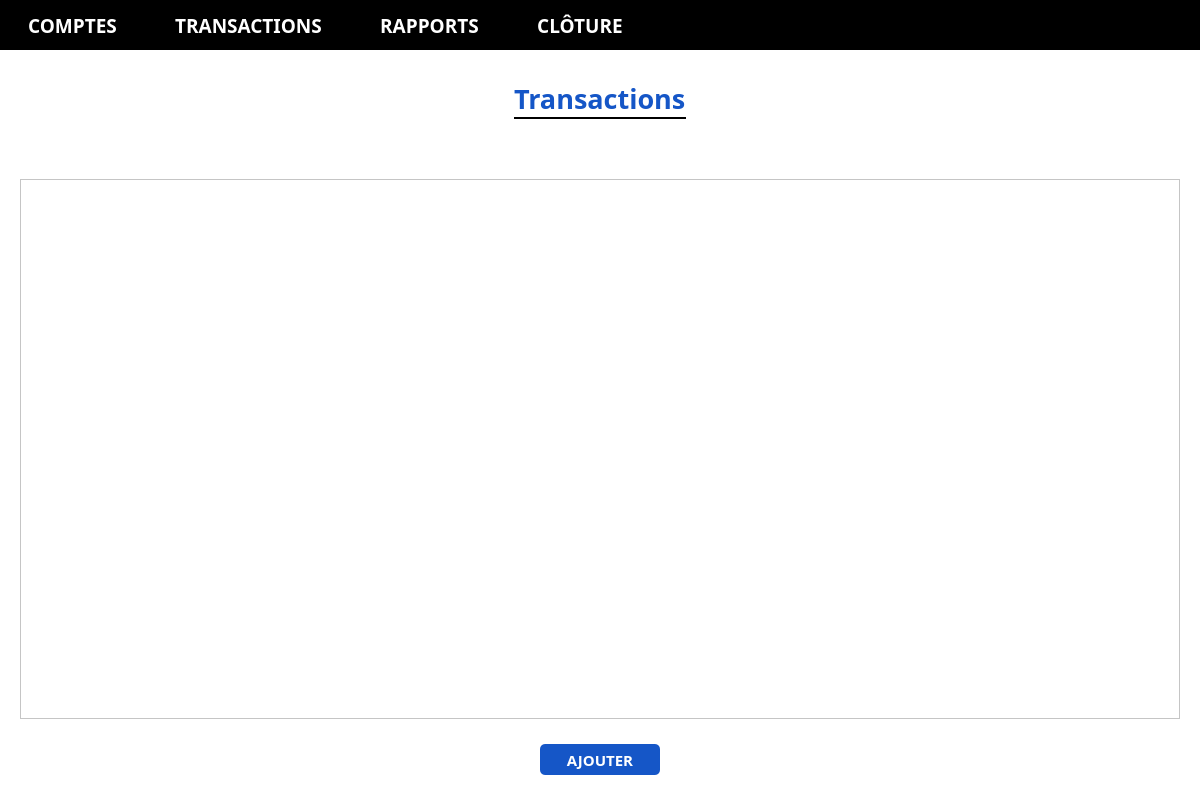
<?xml version="1.0" encoding="UTF-8"?>
<ui version="4.0">
 <class>CompteView</class>
 <widget class="QMainWindow" name="CompteView">
  <property name="geometry">
   <rect>
    <x>0</x>
    <y>0</y>
    <width>1200</width>
    <height>800</height>
   </rect>
  </property>
  <property name="windowTitle">
   <string>MainWindow</string>
  </property>
  <property name="styleSheet">
   <string notr="true">background: #ffffff;</string>
  </property>
  <widget class="QWidget" name="centralwidget">
   <property name="styleSheet">
    <string notr="true">QWidget{
background:#ffffff;
}</string>
   </property>
   <layout class="QGridLayout" name="gridLayout">
    <property name="leftMargin">
     <number>0</number>
    </property>
    <property name="topMargin">
     <number>0</number>
    </property>
    <property name="rightMargin">
     <number>0</number>
    </property>
    <property name="bottomMargin">
     <number>0</number>
    </property>
    <item row="0" column="0">
     <layout class="QVBoxLayout" name="verticalLayout">
      <property name="spacing">
       <number>0</number>
      </property>
      <item>
       <widget class="QWidget" name="widget" native="true">
        <property name="minimumSize">
         <size>
          <width>0</width>
          <height>50</height>
         </size>
        </property>
        <property name="maximumSize">
         <size>
          <width>16777215</width>
          <height>50</height>
         </size>
        </property>
        <property name="styleSheet">
         <string notr="true">background: #000000;</string>
        </property>
        <layout class="QHBoxLayout" name="horizontalLayout_3">
         <property name="bottomMargin">
          <number>9</number>
         </property>
         <item>
          <layout class="QHBoxLayout" name="horizontalLayout_2">
           <property name="spacing">
            <number>50</number>
           </property>
           <property name="leftMargin">
            <number>15</number>
           </property>
           <item>
            <widget class="QPushButton" name="comptes_button">
             <property name="font">
              <font>
               <family>Raleway</family>
               <pointsize>14</pointsize>
               <weight>75</weight>
               <bold>true</bold>
              </font>
             </property>
             <property name="styleSheet">
              <string notr="true">color: #ffffff;</string>
             </property>
             <property name="text">
              <string>COMPTES</string>
             </property>
             <property name="flat">
              <bool>true</bool>
             </property>
            </widget>
           </item>
           <item>
            <widget class="QPushButton" name="transaction_button">
             <property name="font">
              <font>
               <family>Raleway</family>
               <pointsize>14</pointsize>
               <weight>75</weight>
               <bold>true</bold>
              </font>
             </property>
             <property name="styleSheet">
              <string notr="true">color: #ffffff;</string>
             </property>
             <property name="text">
              <string>TRANSACTIONS</string>
             </property>
             <property name="flat">
              <bool>true</bool>
             </property>
            </widget>
           </item>
           <item>
            <widget class="QPushButton" name="rapports_button">
             <property name="font">
              <font>
               <family>Raleway</family>
               <pointsize>14</pointsize>
               <weight>75</weight>
               <bold>true</bold>
              </font>
             </property>
             <property name="styleSheet">
              <string notr="true">color: #ffffff;</string>
             </property>
             <property name="text">
              <string>RAPPORTS</string>
             </property>
             <property name="flat">
              <bool>true</bool>
             </property>
            </widget>
           </item>
           <item>
            <widget class="QPushButton" name="cloture_button">
             <property name="font">
              <font>
               <family>Raleway</family>
               <pointsize>14</pointsize>
               <weight>75</weight>
               <bold>true</bold>
              </font>
             </property>
             <property name="styleSheet">
              <string notr="true">color: #ffffff;</string>
             </property>
             <property name="text">
              <string>CLÔTURE</string>
             </property>
             <property name="flat">
              <bool>true</bool>
             </property>
            </widget>
           </item>
          </layout>
         </item>
         <item>
          <spacer name="horizontalSpacer">
           <property name="orientation">
            <enum>Qt::Horizontal</enum>
           </property>
           <property name="sizeHint" stdset="0">
            <size>
             <width>40</width>
             <height>20</height>
            </size>
           </property>
          </spacer>
         </item>
         <item>
          <layout class="QHBoxLayout" name="horizontalLayout">
           <property name="spacing">
            <number>15</number>
           </property>
           <item>
            <widget class="QPushButton" name="settings_button">
             <property name="layoutDirection">
              <enum>Qt::RightToLeft</enum>
             </property>
             <property name="text">
              <string/>
             </property>
             <property name="icon">
              <iconset>
               <normaloff>../ressources/settings.svg</normaloff>../ressources/settings.svg</iconset>
             </property>
             <property name="iconSize">
              <size>
               <width>28</width>
               <height>30</height>
              </size>
             </property>
             <property name="flat">
              <bool>true</bool>
             </property>
            </widget>
           </item>
           <item>
            <widget class="QPushButton" name="logout_button">
             <property name="sizePolicy">
              <sizepolicy hsizetype="Fixed" vsizetype="Fixed">
               <horstretch>0</horstretch>
               <verstretch>0</verstretch>
              </sizepolicy>
             </property>
             <property name="text">
              <string/>
             </property>
             <property name="icon">
              <iconset>
               <normaloff>../ressources/quit.svg</normaloff>../ressources/quit.svg</iconset>
             </property>
             <property name="iconSize">
              <size>
               <width>30</width>
               <height>30</height>
              </size>
             </property>
             <property name="flat">
              <bool>true</bool>
             </property>
            </widget>
           </item>
          </layout>
         </item>
        </layout>
       </widget>
      </item>
      <item>
       <layout class="QHBoxLayout" name="horizontalLayout_4">
        <property name="spacing">
         <number>0</number>
        </property>
        <item>
         <layout class="QVBoxLayout" name="verticalLayout_2">
          <property name="spacing">
           <number>0</number>
          </property>
          <item>
           <widget class="QWidget" name="widget_3" native="true">
            <property name="minimumSize">
             <size>
              <width>0</width>
              <height>67</height>
             </size>
            </property>
            <property name="styleSheet">
             <string notr="true">background: #f5f5f5;
border-right-color: #000000;
border-right-style: solid;
border-right-width: 1px;</string>
            </property>
            <widget class="QWidget" name="verticalLayoutWidget">
             <property name="geometry">
              <rect>
               <x>0</x>
               <y>0</y>
               <width>250</width>
               <height>66</height>
              </rect>
             </property>
             <layout class="QHBoxLayout" name="horizontalLayout_7">
              <property name="spacing">
               <number>0</number>
              </property>
              <property name="topMargin">
               <number>10</number>
              </property>
              <property name="bottomMargin">
               <number>25</number>
              </property>
              <item>
               <widget class="QPushButton" name="ajouter_compte_button">
                <property name="minimumSize">
                 <size>
                  <width>100</width>
                  <height>31</height>
                 </size>
                </property>
                <property name="maximumSize">
                 <size>
                  <width>100</width>
                  <height>31</height>
                 </size>
                </property>
                <property name="font">
                 <font>
                  <family>Raleway</family>
                  <pointsize>11</pointsize>
                  <weight>75</weight>
                  <bold>true</bold>
                 </font>
                </property>
                <property name="styleSheet">
                 <string notr="true">QPushButton{
background : #1556C7;
color : #FFFFFF;
font-weight: bold;
border-radius: 5px;
border: none;
}</string>
                </property>
                <property name="text">
                 <string>AJOUTER</string>
                </property>
               </widget>
              </item>
              <item>
               <widget class="QPushButton" name="edit_button">
                <property name="enabled">
                 <bool>false</bool>
                </property>
                <property name="minimumSize">
                 <size>
                  <width>120</width>
                  <height>31</height>
                 </size>
                </property>
                <property name="maximumSize">
                 <size>
                  <width>120</width>
                  <height>31</height>
                 </size>
                </property>
                <property name="font">
                 <font>
                  <family>Raleway</family>
                  <pointsize>11</pointsize>
                  <weight>75</weight>
                  <bold>true</bold>
                 </font>
                </property>
                <property name="styleSheet">
                 <string notr="true">QPushButton{
background : #535353;
color : #FFFFFF;
font-weight: bold;
border-radius: 5px;
border: none;
}</string>
                </property>
                <property name="text">
                 <string>EDITER</string>
                </property>
               </widget>
              </item>
             </layout>
            </widget>
           </widget>
          </item>
         </layout>
        </item>
        <item>
         <layout class="QVBoxLayout" name="verticalLayout_3">
          <property name="spacing">
           <number>0</number>
          </property>
          <item>
           <layout class="QHBoxLayout" name="horizontalLayout_5">
            <property name="spacing">
             <number>0</number>
            </property>
            <property name="topMargin">
             <number>30</number>
            </property>
            <property name="bottomMargin">
             <number>30</number>
            </property>
            <item>
             <spacer name="horizontalSpacer_2">
              <property name="orientation">
               <enum>Qt::Horizontal</enum>
              </property>
              <property name="sizeHint" stdset="0">
               <size>
                <width>40</width>
                <height>20</height>
               </size>
              </property>
             </spacer>
            </item>
            <item>
             <layout class="QVBoxLayout" name="verticalLayout_9">
              <property name="spacing">
               <number>0</number>
              </property>
              <item>
               <widget class="QLabel" name="typeCompteLabel">
                <property name="minimumSize">
                 <size>
                  <width>0</width>
                  <height>0</height>
                 </size>
                </property>
                <property name="maximumSize">
                 <size>
                  <width>16777215</width>
                  <height>16777215</height>
                 </size>
                </property>
                <property name="font">
                 <font>
                  <family>Raleway</family>
                  <pointsize>20</pointsize>
                  <weight>75</weight>
                  <bold>true</bold>
                 </font>
                </property>
                <property name="styleSheet">
                 <string notr="true">color: #1556C7;</string>
                </property>
                <property name="text">
                 <string>Transactions</string>
                </property>
               </widget>
              </item>
              <item>
               <widget class="QWidget" name="widget_2" native="true">
                <property name="minimumSize">
                 <size>
                  <width>0</width>
                  <height>2</height>
                 </size>
                </property>
                <property name="maximumSize">
                 <size>
                  <width>16777215</width>
                  <height>2</height>
                 </size>
                </property>
                <property name="styleSheet">
                 <string notr="true">background: #000000;</string>
                </property>
               </widget>
              </item>
             </layout>
            </item>
            <item>
             <spacer name="horizontalSpacer_3">
              <property name="orientation">
               <enum>Qt::Horizontal</enum>
              </property>
              <property name="sizeHint" stdset="0">
               <size>
                <width>40</width>
                <height>20</height>
               </size>
              </property>
             </spacer>
            </item>
           </layout>
          </item>
          <item>
           <layout class="QHBoxLayout" name="horizontalLayout_6">
            <property name="spacing">
             <number>0</number>
            </property>
            <property name="leftMargin">
             <number>30</number>
            </property>
            <property name="rightMargin">
             <number>30</number>
            </property>
           </layout>
          </item>
          <item>
           <layout class="QHBoxLayout" name="horizontalLayout_9">
            <property name="spacing">
             <number>0</number>
            </property>
            <property name="leftMargin">
             <number>20</number>
            </property>
            <property name="topMargin">
             <number>30</number>
            </property>
            <property name="rightMargin">
             <number>20</number>
            </property>
            <property name="bottomMargin">
             <number>15</number>
            </property>
            <item>
             <widget class="QTableView" name="transactions">
              <property name="enabled">
               <bool>true</bool>
              </property>
              <property name="font">
               <font>
                <family>Raleway</family>
                <pointsize>11</pointsize>
                <weight>50</weight>
                <bold>false</bold>
               </font>
              </property>
              <property name="styleSheet">
               <string notr="true">QHeaderView {font-size: 11pt; font-family: &quot;Raleway&quot;; font-weight: bold}</string>
              </property>
              <property name="autoScrollMargin">
               <number>16</number>
              </property>
              <attribute name="horizontalHeaderStretchLastSection">
               <bool>true</bool>
              </attribute>
             </widget>
            </item>
           </layout>
          </item>
          <item>
           <layout class="QHBoxLayout" name="horizontalLayout_10">
            <property name="spacing">
             <number>0</number>
            </property>
            <property name="topMargin">
             <number>10</number>
            </property>
            <property name="bottomMargin">
             <number>25</number>
            </property>
            <item>
             <spacer name="horizontalSpacer_9">
              <property name="orientation">
               <enum>Qt::Horizontal</enum>
              </property>
              <property name="sizeHint" stdset="0">
               <size>
                <width>40</width>
                <height>20</height>
               </size>
              </property>
             </spacer>
            </item>
            <item>
             <widget class="QPushButton" name="ajouter_transaction_button">
              <property name="minimumSize">
               <size>
                <width>120</width>
                <height>31</height>
               </size>
              </property>
              <property name="maximumSize">
               <size>
                <width>120</width>
                <height>31</height>
               </size>
              </property>
              <property name="font">
               <font>
                <family>Raleway</family>
                <pointsize>11</pointsize>
                <weight>75</weight>
                <bold>true</bold>
               </font>
              </property>
              <property name="styleSheet">
               <string notr="true">QPushButton{
background : #1556C7;
color : #FFFFFF;
font-weight: bold;
border-radius: 5px;
border: none;
}</string>
              </property>
              <property name="text">
               <string>AJOUTER</string>
              </property>
             </widget>
            </item>
            <item>
             <spacer name="horizontalSpacer_6">
              <property name="orientation">
               <enum>Qt::Horizontal</enum>
              </property>
              <property name="sizeHint" stdset="0">
               <size>
                <width>40</width>
                <height>20</height>
               </size>
              </property>
             </spacer>
            </item>
           </layout>
          </item>
         </layout>
        </item>
       </layout>
      </item>
     </layout>
    </item>
   </layout>
  </widget>
 </widget>
 <resources/>
 <connections/>
</ui>
